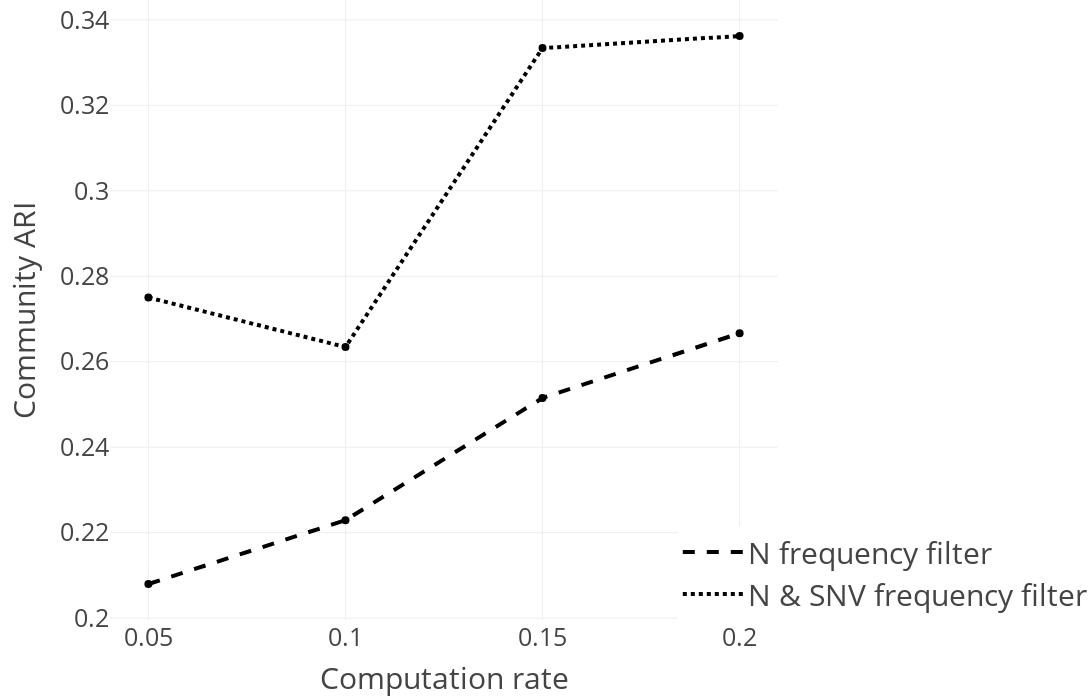

The cell this chart's notebook holds for it:
### Markdown cell above
### Community ARI for different filters and computation rates using depth search

### Code cell
sub_fig = get_computation_rate_plot("adjusted_rand_index", depth_search_evaluation, "Community ARI", dict(
            x=0.85,
            y=0,
            itemwidth=60,
            xanchor='left',
            yanchor='bottom',
            font=dict(size=30),
        ))

sub_fig.show()

### Figure 1 — Plotly figure (JSON) as saved in the notebook; plotly's stock layout.template omitted (floating-point values rounded to 4 significant figures)
{"data": [{"line": {"color": "black", "dash": "dash", "width": 4}, "mode": "lines", "name": "N frequency filter", "type": "scatter", "x": [0.05, 0.1, 0.15, 0.2], "y": [0.208, 0.2229, 0.2515, 0.2667]}, {"marker": {"color": "black", "size": 8, "symbol": "circle"}, "mode": "markers", "showlegend": false, "text": "", "type": "scatter", "x": [0.05], "y": [0.208]}, {"marker": {"color": "black", "size": 8, "symbol": "circle"}, "mode": "markers", "showlegend": false, "text": "", "type": "scatter", "x": [0.1], "y": [0.2229]}, {"marker": {"color": "black", "size": 8, "symbol": "circle"}, "mode": "markers", "showlegend": false, "text": "", "type": "scatter", "x": [0.15], "y": [0.2515]}, {"marker": {"color": "black", "size": 8, "symbol": "circle"}, "mode": "markers", "showlegend": false, "text": "", "type": "scatter", "x": [0.2], "y": [0.2667]}, {"line": {"color": "black", "dash": "dot", "width": 4}, "mode": "lines", "name": "N & SNV frequency filter", "type": "scatter", "x": [0.05, 0.1, 0.15, 0.2], "y": [0.275, 0.2634, 0.3334, 0.3362]}, {"marker": {"color": "black", "size": 8, "symbol": "circle"}, "mode": "markers", "showlegend": false, "text": "", "type": "scatter", "x": [0.05], "y": [0.275]}, {"marker": {"color": "black", "size": 8, "symbol": "circle"}, "mode": "markers", "showlegend": false, "text": "", "type": "scatter", "x": [0.1], "y": [0.2634]}, {"marker": {"color": "black", "size": 8, "symbol": "circle"}, "mode": "markers", "showlegend": false, "text": "", "type": "scatter", "x": [0.15], "y": [0.3334]}, {"marker": {"color": "black", "size": 8, "symbol": "circle"}, "mode": "markers", "showlegend": false, "text": "", "type": "scatter", "x": [0.2], "y": [0.3362]}], "layout": {"font": {"size": 25}, "height": 700, "legend": {"font": {"size": 30}, "itemwidth": 60, "x": 0.85, "xanchor": "left", "y": 0, "yanchor": "bottom"}, "margin": {"b": 80, "l": 110, "r": 0, "t": 0}, "width": 1200, "xaxis": {"autorange": true, "range": [0.04043, 0.2096], "tickmode": "array", "tickvals": [0.05, 0.1, 0.15, 0.2], "title": {"text": "Computation rate"}, "type": "linear"}, "yaxis": {"autorange": true, "range": [0.1996, 0.3446], "title": {"text": "Community ARI"}, "type": "linear"}}}
